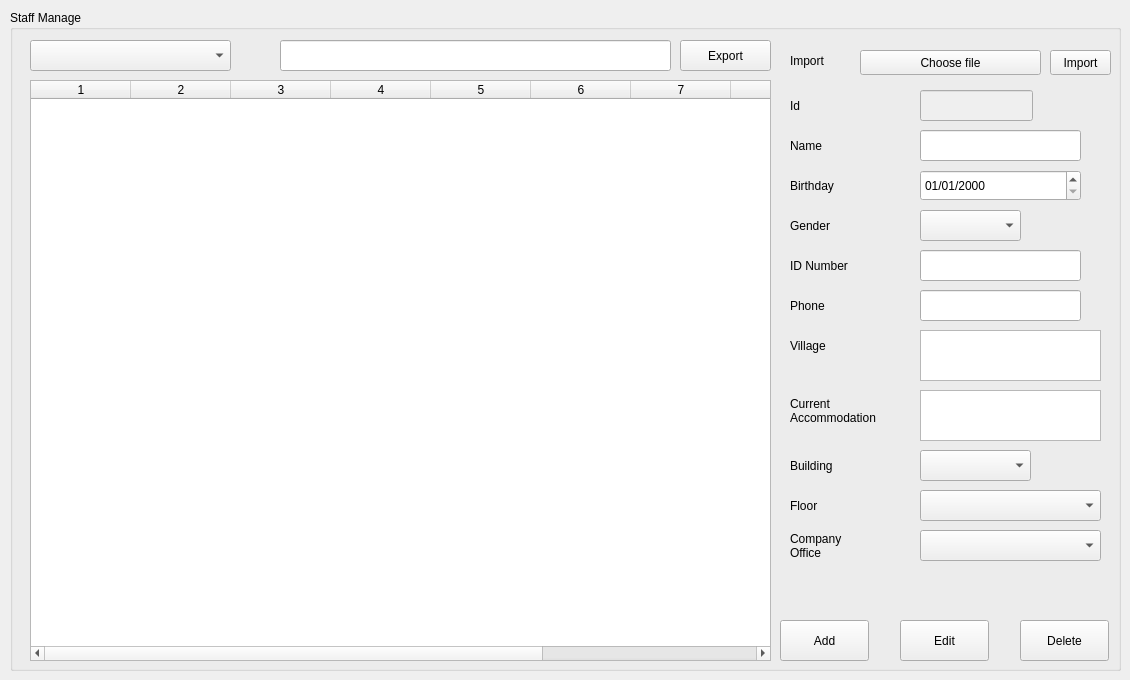
         <widget class="QWidget" name="tab_48">
          <attribute name="title">
           <string>Tab 1</string>
          </attribute>
          <widget class="QGroupBox" name="groupBox_staff">
           <property name="geometry">
            <rect>
             <x>10</x>
             <y>10</y>
             <width>1111</width>
             <height>661</height>
            </rect>
           </property>
           <property name="title">
            <string>Staff Manage</string>
           </property>
           <widget class="QComboBox" name="comboBox_fields_search_company_staff">
            <property name="geometry">
             <rect>
              <x>20</x>
              <y>30</y>
              <width>201</width>
              <height>31</height>
             </rect>
            </property>
           </widget>
           <widget class="QLineEdit" name="lineEdit_search_company_staff">
            <property name="geometry">
             <rect>
              <x>270</x>
              <y>30</y>
              <width>391</width>
              <height>31</height>
             </rect>
            </property>
           </widget>
           <widget class="QTableWidget" name="tableWidget_staff_table">
            <property name="geometry">
             <rect>
              <x>20</x>
              <y>70</y>
              <width>741</width>
              <height>581</height>
             </rect>
            </property>
            <property name="editTriggers">
             <set>QAbstractItemView::AnyKeyPressed|QAbstractItemView::EditKeyPressed</set>
            </property>
            <property name="columnCount">
             <number>10</number>
            </property>
            <column/>
            <column/>
            <column/>
            <column/>
            <column/>
            <column/>
            <column/>
            <column/>
            <column/>
            <column/>
           </widget>
           <widget class="QLabel" name="label_211">
            <property name="geometry">
             <rect>
              <x>780</x>
              <y>40</y>
              <width>67</width>
              <height>21</height>
             </rect>
            </property>
            <property name="text">
             <string>Import</string>
            </property>
           </widget>
           <widget class="QPushButton" name="pushButton_select_company_staff_file">
            <property name="geometry">
             <rect>
              <x>850</x>
              <y>40</y>
              <width>181</width>
              <height>25</height>
             </rect>
            </property>
            <property name="text">
             <string>Choose file</string>
            </property>
           </widget>
           <widget class="QPushButton" name="pushButton_import_company_staff">
            <property name="geometry">
             <rect>
              <x>1040</x>
              <y>40</y>
              <width>61</width>
              <height>25</height>
             </rect>
            </property>
            <property name="text">
             <string>Import</string>
            </property>
           </widget>
           <widget class="QLineEdit" name="lineEdit_company_staff_id">
            <property name="enabled">
             <bool>false</bool>
            </property>
            <property name="geometry">
             <rect>
              <x>910</x>
              <y>80</y>
              <width>113</width>
              <height>31</height>
             </rect>
            </property>
           </widget>
           <widget class="QLabel" name="label_212">
            <property name="geometry">
             <rect>
              <x>780</x>
              <y>80</y>
              <width>67</width>
              <height>31</height>
             </rect>
            </property>
            <property name="text">
             <string>Id</string>
            </property>
           </widget>
           <widget class="QLabel" name="label_213">
            <property name="geometry">
             <rect>
              <x>780</x>
              <y>120</y>
              <width>67</width>
              <height>31</height>
             </rect>
            </property>
            <property name="text">
             <string>Name</string>
            </property>
           </widget>
           <widget class="QLineEdit" name="lineEdit_company_staff_name">
            <property name="geometry">
             <rect>
              <x>910</x>
              <y>120</y>
              <width>161</width>
              <height>31</height>
             </rect>
            </property>
           </widget>
           <widget class="QDateEdit" name="dateEdit_company_staff_birthday">
            <property name="geometry">
             <rect>
              <x>910</x>
              <y>160</y>
              <width>161</width>
              <height>31</height>
             </rect>
            </property>
            <property name="displayFormat">
             <string>dd/MM/yyyy</string>
            </property>
           </widget>
           <widget class="QLabel" name="label_214">
            <property name="geometry">
             <rect>
              <x>780</x>
              <y>160</y>
              <width>67</width>
              <height>31</height>
             </rect>
            </property>
            <property name="text">
             <string>Birthday</string>
            </property>
           </widget>
           <widget class="QComboBox" name="comboBox_company_staff_gender">
            <property name="geometry">
             <rect>
              <x>910</x>
              <y>200</y>
              <width>101</width>
              <height>31</height>
             </rect>
            </property>
           </widget>
           <widget class="QLabel" name="label_215">
            <property name="geometry">
             <rect>
              <x>780</x>
              <y>200</y>
              <width>67</width>
              <height>31</height>
             </rect>
            </property>
            <property name="text">
             <string>Gender</string>
            </property>
           </widget>
           <widget class="QLineEdit" name="lineEdit_company_staff_id_number">
            <property name="geometry">
             <rect>
              <x>910</x>
              <y>240</y>
              <width>161</width>
              <height>31</height>
             </rect>
            </property>
            <property name="text">
             <string/>
            </property>
           </widget>
           <widget class="QLabel" name="label_216">
            <property name="geometry">
             <rect>
              <x>780</x>
              <y>240</y>
              <width>91</width>
              <height>31</height>
             </rect>
            </property>
            <property name="text">
             <string>ID Number</string>
            </property>
           </widget>
           <widget class="QLabel" name="label_217">
            <property name="geometry">
             <rect>
              <x>780</x>
              <y>320</y>
              <width>91</width>
              <height>31</height>
             </rect>
            </property>
            <property name="text">
             <string>Village</string>
            </property>
           </widget>
           <widget class="QTextEdit" name="textEdit_company_staff_village">
            <property name="geometry">
             <rect>
              <x>910</x>
              <y>320</y>
              <width>181</width>
              <height>51</height>
             </rect>
            </property>
           </widget>
           <widget class="QTextEdit" name="textEdit_company_staff_current_accommodation">
            <property name="geometry">
             <rect>
              <x>910</x>
              <y>380</y>
              <width>181</width>
              <height>51</height>
             </rect>
            </property>
           </widget>
           <widget class="QLabel" name="label_218">
            <property name="geometry">
             <rect>
              <x>780</x>
              <y>380</y>
              <width>121</width>
              <height>41</height>
             </rect>
            </property>
            <property name="text">
             <string>Current Accommodation</string>
            </property>
            <property name="wordWrap">
             <bool>true</bool>
            </property>
           </widget>
           <widget class="QComboBox" name="comboBox_company_staff_company">
            <property name="geometry">
             <rect>
              <x>910</x>
              <y>520</y>
              <width>181</width>
              <height>31</height>
             </rect>
            </property>
           </widget>
           <widget class="QLabel" name="label_219">
            <property name="geometry">
             <rect>
              <x>780</x>
              <y>520</y>
              <width>67</width>
              <height>31</height>
             </rect>
            </property>
            <property name="text">
             <string>Company Office</string>
            </property>
            <property name="wordWrap">
             <bool>true</bool>
            </property>
           </widget>
           <widget class="QPushButton" name="pushButton_company_staff_add">
            <property name="geometry">
             <rect>
              <x>770</x>
              <y>610</y>
              <width>89</width>
              <height>41</height>
             </rect>
            </property>
            <property name="text">
             <string>Add</string>
            </property>
           </widget>
           <widget class="QPushButton" name="pushButton_company_staff_edit">
            <property name="geometry">
             <rect>
              <x>890</x>
              <y>610</y>
              <width>89</width>
              <height>41</height>
             </rect>
            </property>
            <property name="text">
             <string>Edit</string>
            </property>
           </widget>
           <widget class="QPushButton" name="pushButton_company_staff_delete">
            <property name="geometry">
             <rect>
              <x>1010</x>
              <y>610</y>
              <width>89</width>
              <height>41</height>
             </rect>
            </property>
            <property name="text">
             <string>Delete</string>
            </property>
           </widget>
           <widget class="QLabel" name="label_220">
            <property name="geometry">
             <rect>
              <x>780</x>
              <y>280</y>
              <width>91</width>
              <height>31</height>
             </rect>
            </property>
            <property name="text">
             <string>Phone</string>
            </property>
           </widget>
           <widget class="QLineEdit" name="lineEdit_company_staff_phone">
            <property name="geometry">
             <rect>
              <x>910</x>
              <y>280</y>
              <width>161</width>
              <height>31</height>
             </rect>
            </property>
            <property name="text">
             <string/>
            </property>
           </widget>
           <widget class="QPushButton" name="pushButton_export_staff">
            <property name="geometry">
             <rect>
              <x>670</x>
              <y>30</y>
              <width>91</width>
              <height>31</height>
             </rect>
            </property>
            <property name="text">
             <string>Export</string>
            </property>
           </widget>
           <widget class="QLabel" name="label_221">
            <property name="geometry">
             <rect>
              <x>780</x>
              <y>440</y>
              <width>67</width>
              <height>31</height>
             </rect>
            </property>
            <property name="text">
             <string>Building</string>
            </property>
           </widget>
           <widget class="QLabel" name="label_222">
            <property name="geometry">
             <rect>
              <x>780</x>
              <y>480</y>
              <width>67</width>
              <height>31</height>
             </rect>
            </property>
            <property name="text">
             <string>Floor</string>
            </property>
           </widget>
           <widget class="QComboBox" name="comboBox_company_staff_building">
            <property name="geometry">
             <rect>
              <x>910</x>
              <y>440</y>
              <width>111</width>
              <height>31</height>
             </rect>
            </property>
           </widget>
           <widget class="QComboBox" name="comboBox_company_staff_floor">
            <property name="geometry">
             <rect>
              <x>910</x>
              <y>480</y>
              <width>181</width>
              <height>31</height>
             </rect>
            </property>
           </widget>
          </widget>
         </widget>
